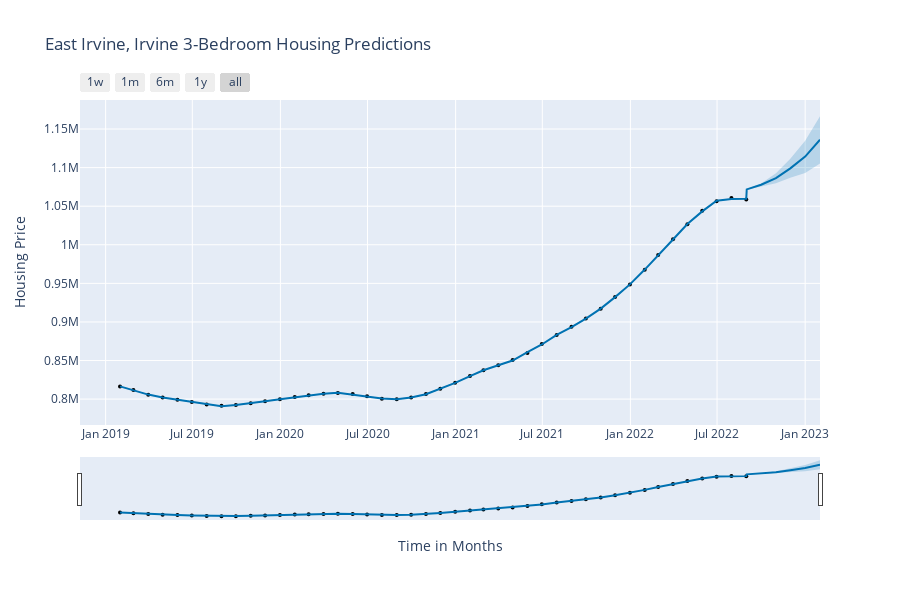

Here is the notebook cell this chart was saved with:
### Code cell
irvine_choice = plot_plotly(model, forecast)
irvine_choice.update_layout(xaxis_title="Time in Months",
           yaxis_title="Housing Price",
           title='East Irvine, Irvine 3-Bedroom Housing Predictions')
